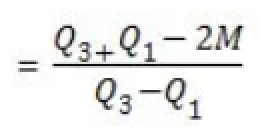
#> input picture Statistics & Probability/Skew/Detect Skew/images/bowley.png, 130 x 69 px, given in place of percentile.png, which was not available (shown 2 times larger)
$ jupyter execute 'kelly'"'"'s coefficient.ipynb'   (text cells are left out)
#> lines starting #> are read from the running program, lines starting #| are printed output that depends on the picture; pictures that were not available may be replaced by others from this repository, and a replacement may not be noted
[cell 1]
from PIL import Image
from IPython.display import display

img = Image.open('images/percentile.png')
#> img is the input picture: PIL image 130x69 RGBA; mean R, G, B, A 237.8, 238, 237.4, 255
new_image = img.resize((380, 90))
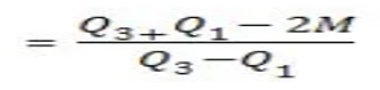
#> new_image: PIL image 380x90 RGBA; mean R, G, B, A 237.7, 237.9, 237.4, 255
display(new_image)

[cell 2]
from PIL import Image
from IPython.display import display

img = Image.open('images/decile.png')
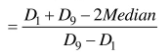
#> input picture Statistics & Probability/Skew/Detect Skew/images/decile.png, 160 x 52 px
#> img is the input picture: PIL image 160x52 RGBA; mean R, G, B, A 236.1, 236.1, 236.1, 255
new_image = img.resize((300, 90))
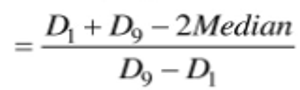
#> new_image: PIL image 300x90 RGBA; mean R, G, B, A 235.8, 235.8, 235.8, 255
display(new_image)
